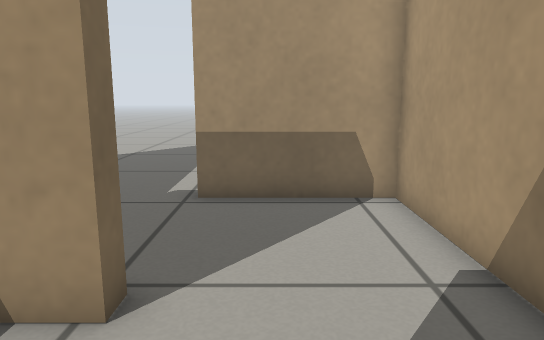
[1] (above)

12 first-person views from a walk through a world built for the Gazebo simulator. The camera is 0.56 m above the floor, tilts 10° down and sees 70° across. The floor is counted in squares, 0.25 m on a side. Each view is taken from the middle of a square. On the plan, view 1 faces up. The plan holds only what a view shows up to about 20 squares ahead; the rest is blank.

[2]
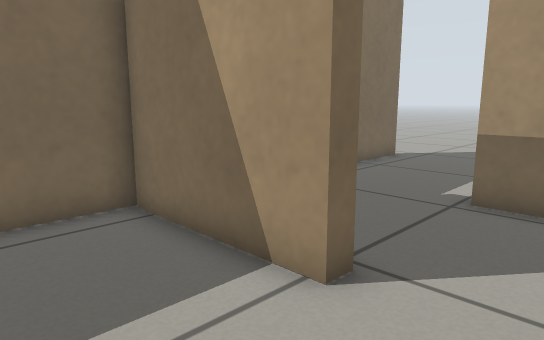

[3]
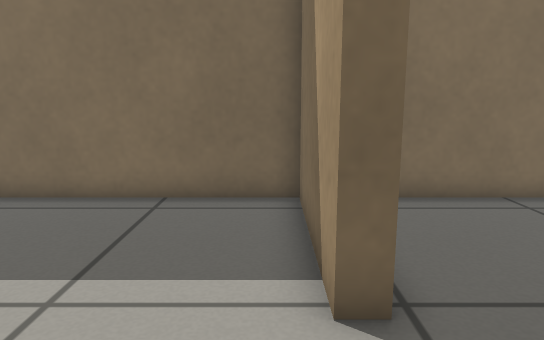

[4]
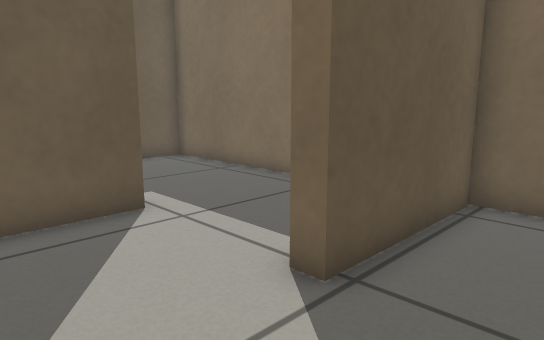

[5]
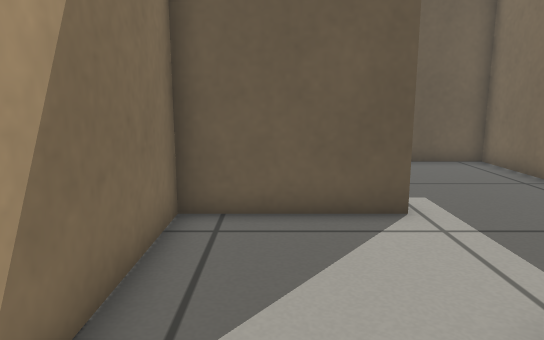

[6]
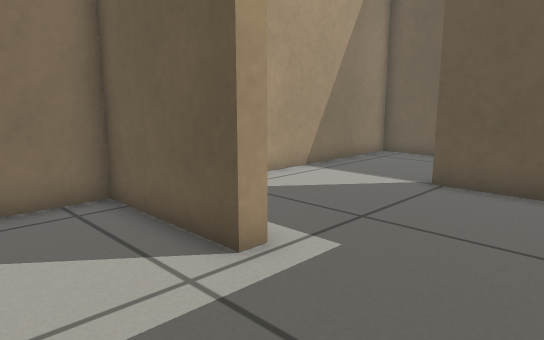

[7]
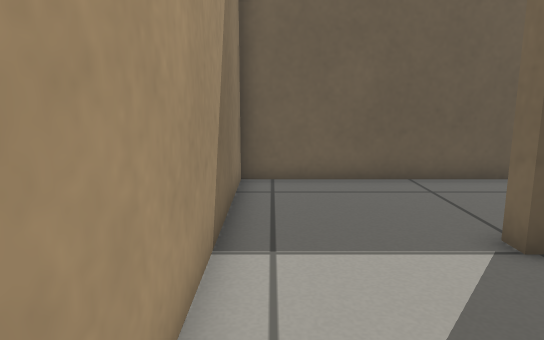

[8]
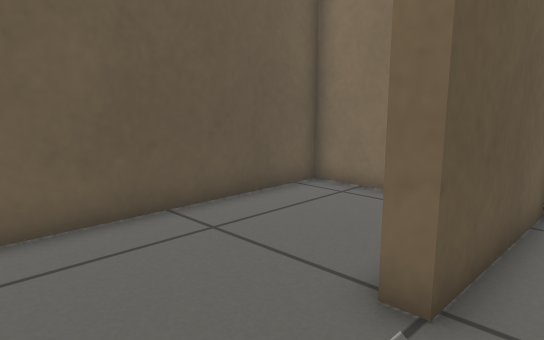

[9]
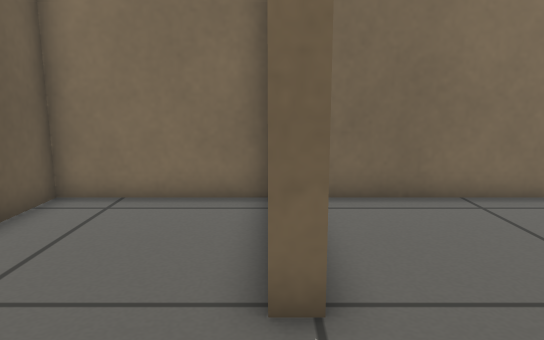

[10]
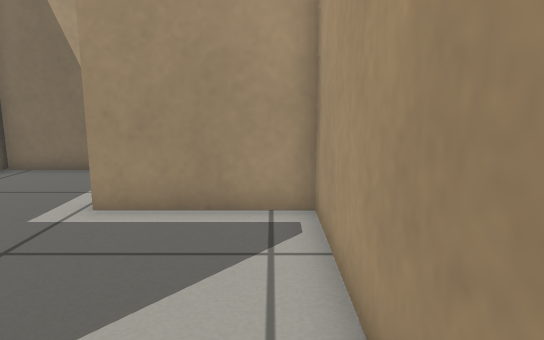

[11]
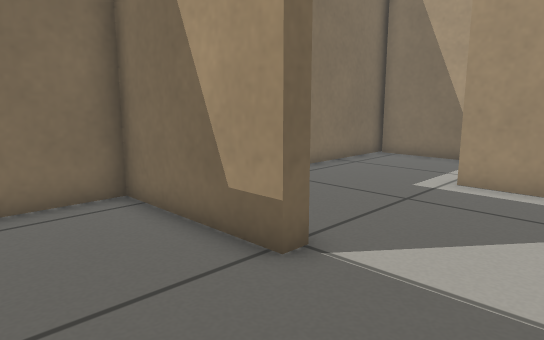

[12]
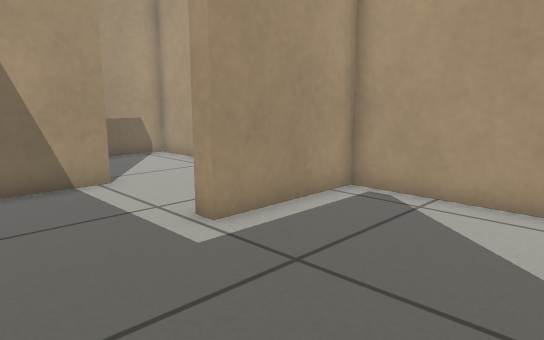

### Floor plan
Points are (right, up) in squares from view 1. A wall is a line through its corners. A room is listed if a view was taken in it or the views show most of it. See-through windows are left out.
Room 1 (views 1, 2, 3, 6)
walls: (-1.7, -1.2) (-1.7, -0.6) (2.9, -0.6) (2.9, 3.4); (-1.7, 3.6) (-6.8, 3.6); (-6.9, 4) (-6.9, -1.5)
ways out: opening at (0.5, 4) to room 2; opening at (-4, -1) to room 3
Room 2 (views 4, 5)
walls: (-6.9, 9.4) (-6.9, 4); (-6.8, 4.2) (-1.7, 4.2) (-1.7, 3.6); (2.9, 3.4) (2.9, 8.9) (-1.8, 8.9)
ways out: opening at (0.5, 4) to room 1; opening at (-4, 9)
Room 3 (views 7, 8, 12)
walls: (-6.9, -1.5) (-6.9, -7.4) (-1.7, -7.4); (2.9, -7.4) (2.9, -1.2) (-1.7, -1.2)
ways out: opening at (-4, -1) to room 1; opening at (0.5, -8) to room 4
Room 4 (views 9, 10, 11)
walls: (-1.7, -7.4) (-1.7, -8) (-6.9, -8) (-6.9, -13.1) (2.9, -13.1) (2.9, -7.4)
ways out: opening at (0.5, -8) to room 3

Where each view was taken, in squares from view 1:
view 1: 0 up, 0 right, facing up
view 2: 0 up, 1 right, facing up-left
view 3: 3 up, 2 right, facing left
view 4: 7 up, 2 right, facing down-left
view 5: 7 up, 1 right, facing down
view 6: 3 up, 6 left, facing down-right
view 7: 2 down, 2 right, facing down
view 8: 6 down, 2 right, facing down-left
view 9: 8 down, 2 right, facing left
view 10: 9 down, 2 right, facing up
view 11: 12 down, 2 right, facing up-left
view 12: 7 down, 6 left, facing up-right
